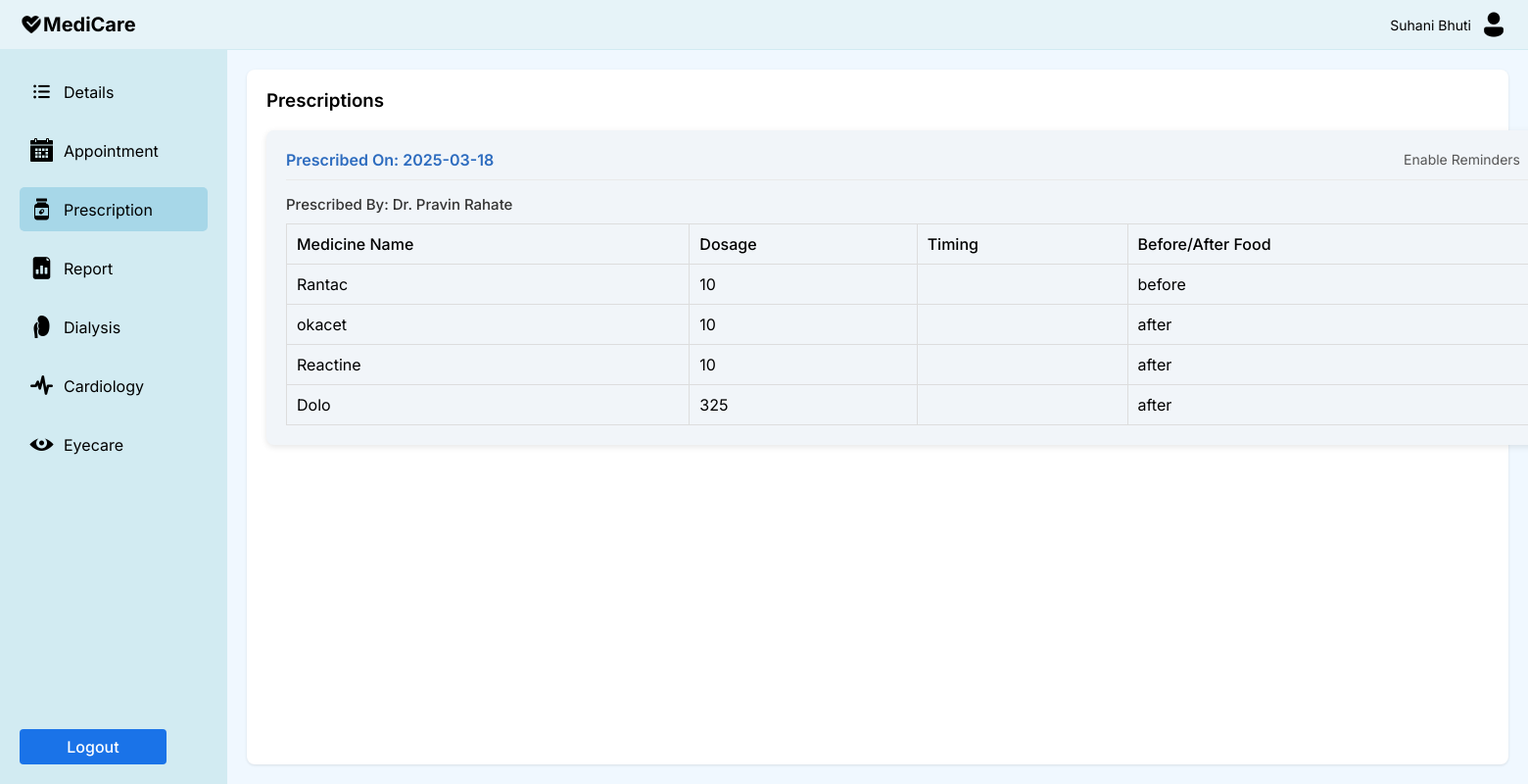
Page /accounts/p_pres/ (signed in) on the earlier database version.
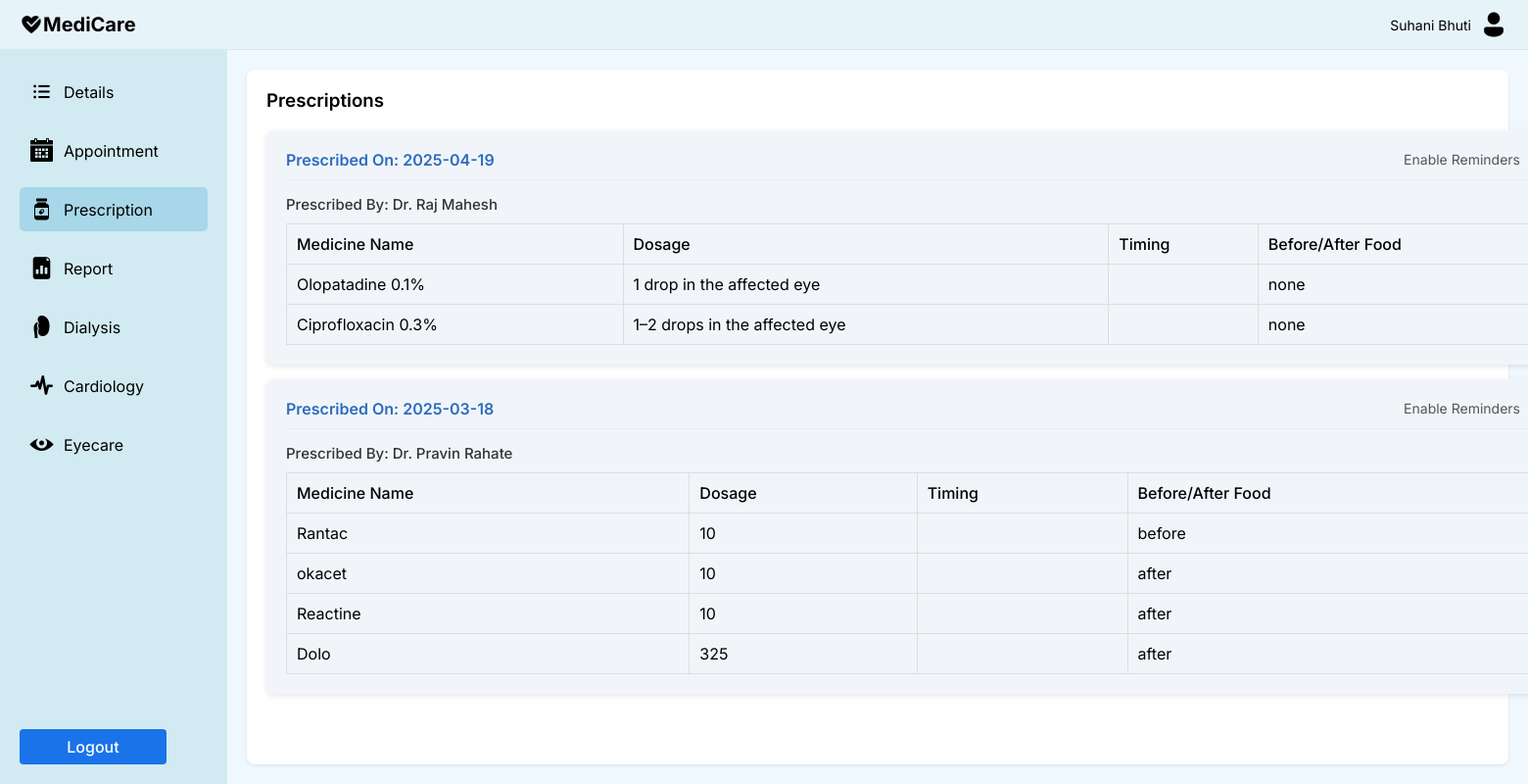
Same page on the later database version.
### accounts/models.py (models this page shows, shortened)
class Prescription(models.Model):
    patient = models.ForeignKey(settings.AUTH_USER_MODEL, on_delete=models.CASCADE, related_name='prescriptions')
    doctor = models.ForeignKey(settings.AUTH_USER_MODEL, on_delete=models.CASCADE, related_name='prescribed_by')
    medicine_name = models.CharField(max_length=100)
    dosage = models.CharField(max_length=50)
    timing_pattern = models.CharField(max_length=10)
    before_after_food = models.CharField(max_length=10, choices=[('before', 'Before Food'), ('after', 'After Food'), ('none', 'None')])
    prescribed_at = models.DateTimeField(default=timezone.now)
    reminders_enabled = models.BooleanField(default=False)
    class Meta:
        ordering = ['-prescribed_at']

class StaffD(models.Model):
    user = models.OneToOneField(User, on_delete=models.CASCADE, related_name='staff_profile', default=1)
    full_name = models.CharField(max_length=100)
    email = models.EmailField( null=True, blank=True)
    mobile_number = models.CharField(max_length=15)
    gender = models.CharField(max_length=10)
    age = models.PositiveIntegerField()
    department = models.CharField(max_length=50)
    sub_department = models.CharField(max_length=100, default='General')
    specialization = models.CharField(max_length=100)
    qualification = models.CharField(max_length=100)
    years_of_experience = models.CharField(max_length=10)

### accounts/views.py (the view)
# urls.py: path('p_pres/', views.p_pres, name='p_pres'),
@login_required
def p_pres(request):
    print(f"Fetching prescriptions for user: {request.user}")
    prescriptions = Prescription.objects.filter(patient=request.user).annotate(
        prescribed_date=TruncDate('prescribed_at')
    ).order_by('-prescribed_at')
    grouped_prescriptions = {}
    for prescription in prescriptions:
        date_key = prescription.prescribed_date.strftime('%Y-%m-%d')
        doctor_name = prescription.doctor.staff_profile.full_name  # Access via the related_name 'staff_profile'
        if date_key not in grouped_prescriptions:
            grouped_prescriptions[date_key] = {}
        if doctor_name not in grouped_prescriptions[date_key]:
            grouped_prescriptions[date_key][doctor_name] = []
        grouped_prescriptions[date_key][doctor_name].append(prescription)
    context = {
        'grouped_prescriptions': grouped_prescriptions,
    }
    return render(request, 'accounts/p_pres.html', context)

### accounts/context_processors.py (called while the page is built)
def media_url(request):
    return {
        'MEDIA_URL': settings.MEDIA_URL,
    }

### templates/accounts/p_pres.html (shortened to what this page needs)
<!DOCTYPE html>
<html lang="en">
<head>
    {% load static %}
</head>
<body>
    <div class="container">
        <div class="navbar">
            <a href="#" class="logo">
                <img src="{{ MEDIA_URL }}Heart Health.png" alt="MediCare" width="24" height="24">
                MediCare
            </a>
            <div class="admin-profile">
                <span>{{ request.user.patient_profile.full_name }}</span>
                <img src="{{ MEDIA_URL }}Male User.png" alt="Admin" width="30" height="30">
            </div>
        </div>
        <div class="content">
            <div class="sidebar">
                <a href="{% url 'p_det' %}" class="menu-item"><img src="{{ MEDIA_URL }}Details.png" alt="Appointment Icon"> Details</a>
                <a href="{% url 'p_dash' %}" class="menu-item "><img src="{{ MEDIA_URL }}appointment.png" alt="Appointment Icon"> Appointment</a>
                <a href="{% url 'p_pres' %}" class="menu-item active"><img src="{{ MEDIA_URL }}Add Reminder.png" alt="Reminder Icon"> Prescription</a>
                <a href="{% url 'p_rep' %}" class="menu-item"><img src="{{ MEDIA_URL }}Test Results.png" alt="Report Icon"> Report</a>
                <a href="{% url 'p_dialysis' %}" class="menu-item "><img src="{{ MEDIA_URL }}dialysis.png" alt="Report Icon"> Dialysis</a>
                <a href="{% url 'p_cardio' %}" class="menu-item "><img src="{{ MEDIA_URL }}cardio.png" alt="Report Icon"> Cardiology</a>
                <a href="{% url 'p_eyecare' %}" class="menu-item  "><img src="{{ MEDIA_URL }}eye.png" alt="Report Icon"> Eyecare</a>
                <div class="logout">
                    <a href="{% url "logoutp" %}" class='btn btn-primary'> Logout </a>
                </div>
            </div>
            <div class="prescription-list">
                <h3>Prescriptions</h3>
                {% for date, doctors in grouped_prescriptions.items %}
                <div class="prescription-card">
                    <div class="prescription-header">
                        <span class="prescription-date">Prescribed On: {{ date }}</span>
                        <div class="toggle-container">
                            <span class="toggle-label">Enable Reminders</span>
                        </div>
                    </div>
                    {% for doctor_name, prescriptions in doctors.items %}
                        <div class="doctor-name">Prescribed By: Dr. {{ doctor_name }}</div>
                        <table class="prescription-table">
                            <thead>
                                <tr>
                                    <th>Medicine Name</th>
                                    <th>Dosage</th>
                                    <th>Timing</th>
                                    <th>Before/After Food</th>
                                </tr>
                            </thead>
                            <tbody>
                                {% for prescription in prescriptions %}
                                <tr>
                                    <td>{{ prescription.medicine_name }}</td>
                                    <td>{{ prescription.dosage }}</td>
                                    <td>{{ prescription.timing }}</td>
                                    <td>{{ prescription.before_after_food }}</td>
                                </tr>
                                {% endfor %}
                            </tbody>
                        </table>
                    {% endfor %}
                </div>
                {% endfor %}
            </div>
        </div>
    </div>
</body>
</html>

Differences in the rows shown:
added Prescription: full_name "Raj Mahesh", medicine_name "Olopatadine 0.1%", dosage "1 drop in the affected eye", before_after_food "none"
added Prescription: medicine_name "Ciprofloxacin 0.3%", dosage "1–2 drops in the affected eye", before_after_food "none", shown under "Raj Mahesh"
Other differences:
new list line: "Prescribed On: 2025-04-19 Enable Reminders"
